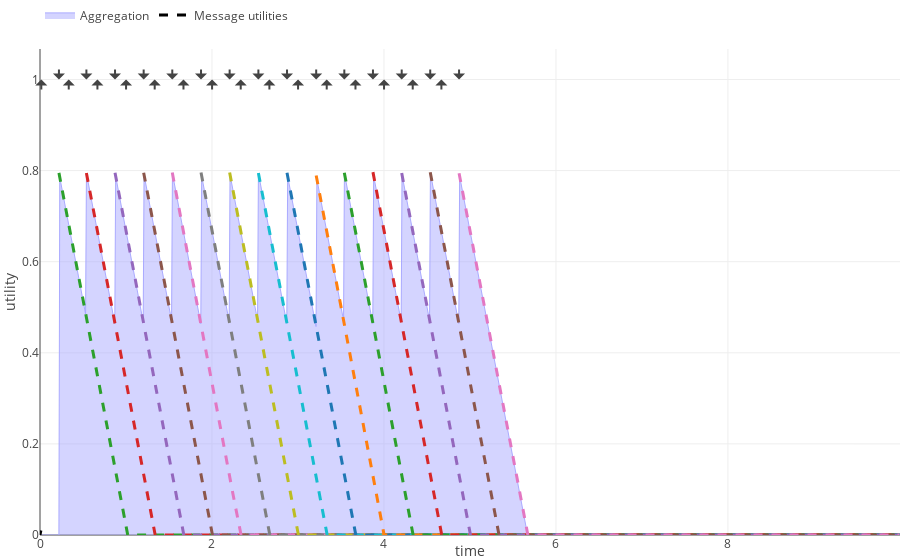

The notebook cell this image was saved under:
### Code cell
messages_plots = gen_message_plots(msgs, UtilityBattery())
aggregation_plots = gen_aggregation_plots(msgs, UtilityBattery(), AggregationMax)

plots = [aggregation_plots, messages_plots]
display_plots(plots)

### Figure 1 — Plotly figure (JSON) as saved in the notebook; plotly's stock layout.template omitted (floating-point values rounded to 4 significant figures; data arrays with more than 128 entries replaced by an {"elided": "..."} marker saying what was removed)
{"data": [{"fill": "tozeroy", "line": {"color": "#aaaaff", "dash": "solid", "width": 1}, "name": "Aggregation", "type": "scatter", "uid": "003a71fa-7140-4b23-a37e-440213243817", "x": {"elided": "1001 float values"}, "y": {"elided": "1001 float values"}}, {"line": {"color": "black", "dash": "dash", "width": 3}, "mode": "lines", "name": "Message utilities", "type": "scatter", "uid": "b77e0dcd-daeb-46ac-87ca-d15e60f89724", "x": [0, 0.01], "y": [0, 0.01]}, {"line": {"dash": "dash", "width": 3}, "name": "Message 0", "showlegend": false, "type": "scatter", "uid": "e92f0c03-d538-492b-a85e-a093c3077124", "x": {"elided": "979 float values"}, "y": {"elided": "979 float values"}}, {"line": {"dash": "dash", "width": 3}, "name": "Message 1", "showlegend": false, "type": "scatter", "uid": "c9c39d82-d548-4b15-a41f-41aa58a358ae", "x": {"elided": "947 float values"}, "y": {"elided": "947 float values"}}, {"line": {"dash": "dash", "width": 3}, "name": "Message 2", "showlegend": false, "type": "scatter", "uid": "951d877a-e0a8-4784-a4e6-6b30c8b26c07", "x": {"elided": "913 float values"}, "y": {"elided": "913 float values"}}, {"line": {"dash": "dash", "width": 3}, "name": "Message 3", "showlegend": false, "type": "scatter", "uid": "505e2ab1-d584-43fa-9639-78d291ad5229", "x": {"elided": "880 float values"}, "y": {"elided": "880 float values"}}, {"line": {"dash": "dash", "width": 3}, "name": "Message 4", "showlegend": false, "type": "scatter", "uid": "a1dddff6-9eb4-48b7-92e6-b46880cfcbed", "x": {"elided": "847 float values"}, "y": {"elided": "847 float values"}}, {"line": {"dash": "dash", "width": 3}, "name": "Message 5", "showlegend": false, "type": "scatter", "uid": "333d8d9f-d714-453d-a2d6-7dc1d3c6a61c", "x": {"elided": "813 float values"}, "y": {"elided": "813 float values"}}, {"line": {"dash": "dash", "width": 3}, "name": "Message 6", "showlegend": false, "type": "scatter", "uid": "dacc1485-ba45-4d0b-9870-eb3d9e034f06", "x": {"elided": "780 float values"}, "y": {"elided": "780 float values"}}, {"line": {"dash": "dash", "width": 3}, "name": "Message 7", "showlegend": false, "type": "scatter", "uid": "d2a52a43-eac8-4f1d-9b66-ecd842f52579", "x": {"elided": "747 float values"}, "y": {"elided": "747 float values"}}, {"line": {"dash": "dash", "width": 3}, "name": "Message 8", "showlegend": false, "type": "scatter", "uid": "4adfdbee-046d-4373-a30b-03c8f804378f", "x": {"elided": "713 float values"}, "y": {"elided": "713 float values"}}, {"line": {"dash": "dash", "width": 3}, "name": "Message 9", "showlegend": false, "type": "scatter", "uid": "e83bdf57-b86b-4843-845c-a8aa1ab507b2", "x": {"elided": "679 float values"}, "y": {"elided": "679 float values"}}, {"line": {"dash": "dash", "width": 3}, "name": "Message 10", "showlegend": false, "type": "scatter", "uid": "57fefdb5-a315-45bd-beb8-b17505250d01", "x": {"elided": "647 float values"}, "y": {"elided": "647 float values"}}, {"line": {"dash": "dash", "width": 3}, "name": "Message 11", "showlegend": false, "type": "scatter", "uid": "c3dbcaa7-e792-4ed9-999d-a7f0d19646a0", "x": {"elided": "613 float values"}, "y": {"elided": "613 float values"}}, {"line": {"dash": "dash", "width": 3}, "name": "Message 12", "showlegend": false, "type": "scatter", "uid": "bf989dd4-8e03-4c62-b480-d7f528cd6a16", "x": {"elided": "580 float values"}, "y": {"elided": "580 float values"}}, {"line": {"dash": "dash", "width": 3}, "name": "Message 13", "showlegend": false, "type": "scatter", "uid": "c7ec1943-a93a-4258-a2c2-54a76d349119", "x": {"elided": "547 float values"}, "y": {"elided": "547 float values"}}, {"line": {"dash": "dash", "width": 3}, "name": "Message 14", "showlegend": false, "type": "scatter", "uid": "ed63d8a9-2db2-4709-9cde-85ccd329602f", "x": {"elided": "513 float values"}, "y": {"elided": "513 float values"}}], "layout": {"annotations": [{"ax": 0, "ay": 20, "showarrow": true, "text": " ", "x": 0.01526, "y": 1}, {"ax": 0, "ay": 20, "showarrow": true, "text": " ", "x": 0.3342, "y": 1}, {"ax": 0, "ay": 20, "showarrow": true, "text": " ", "x": 0.6678, "y": 1}, {"ax": 0, "ay": 20, "showarrow": true, "text": " ", "x": 1.001, "y": 1}, {"ax": 0, "ay": 20, "showarrow": true, "text": " ", "x": 1.334, "y": 1}, {"ax": 0, "ay": 20, "showarrow": true, "text": " ", "x": 1.668, "y": 1}, {"ax": 0, "ay": 20, "showarrow": true, "text": " ", "x": 2.001, "y": 1}, {"ax": 0, "ay": 20, "showarrow": true, "text": " ", "x": 2.334, "y": 1}, {"ax": 0, "ay": 20, "showarrow": true, "text": " ", "x": 2.668, "y": 1}, {"ax": 0, "ay": 20, "showarrow": true, "text": " ", "x": 3.001, "y": 1}, {"ax": 0, "ay": 20, "showarrow": true, "text": " ", "x": 3.334, "y": 1}, {"ax": 0, "ay": 20, "showarrow": true, "text": " ", "x": 3.669, "y": 1}, {"ax": 0, "ay": 20, "showarrow": true, "text": " ", "x": 4.001, "y": 1}, {"ax": 0, "ay": 20, "showarrow": true, "text": " ", "x": 4.334, "y": 1}, {"ax": 0, "ay": 20, "showarrow": true, "text": " ", "x": 4.668, "y": 1}, {"ax": 0, "ay": -20, "showarrow": true, "text": " ", "x": 0.2202, "y": 1}, {"ax": 0, "ay": -20, "showarrow": true, "text": " ", "x": 0.5396, "y": 1}, {"ax": 0, "ay": -20, "showarrow": true, "text": " ", "x": 0.8725, "y": 1}, {"ax": 0, "ay": -20, "showarrow": true, "text": " ", "x": 1.206, "y": 1}, {"ax": 0, "ay": -20, "showarrow": true, "text": " ", "x": 1.538, "y": 1}, {"ax": 0, "ay": -20, "showarrow": true, "text": " ", "x": 1.873, "y": 1}, {"ax": 0, "ay": -20, "showarrow": true, "text": " ", "x": 2.205, "y": 1}, {"ax": 0, "ay": -20, "showarrow": true, "text": " ", "x": 2.54, "y": 1}, {"ax": 0, "ay": -20, "showarrow": true, "text": " ", "x": 2.873, "y": 1}, {"ax": 0, "ay": -20, "showarrow": true, "text": " ", "x": 3.212, "y": 1}, {"ax": 0, "ay": -20, "showarrow": true, "text": " ", "x": 3.539, "y": 1}, {"ax": 0, "ay": -20, "showarrow": true, "text": " ", "x": 3.872, "y": 1}, {"ax": 0, "ay": -20, "showarrow": true, "text": " ", "x": 4.206, "y": 1}, {"ax": 0, "ay": -20, "showarrow": true, "text": " ", "x": 4.538, "y": 1}, {"ax": 0, "ay": -20, "showarrow": true, "text": " ", "x": 4.873, "y": 1}], "legend": {"bgcolor": "rgba(0, 0, 0, 0)", "orientation": "h", "x": 0, "y": 1.1}, "margin": {"b": 25, "l": 40, "pad": 0, "r": 0, "t": 10}, "xaxis": {"range": [0, 10.0], "title": "time"}, "yaxis": {"rangemode": "tozero", "title": "utility"}}}
